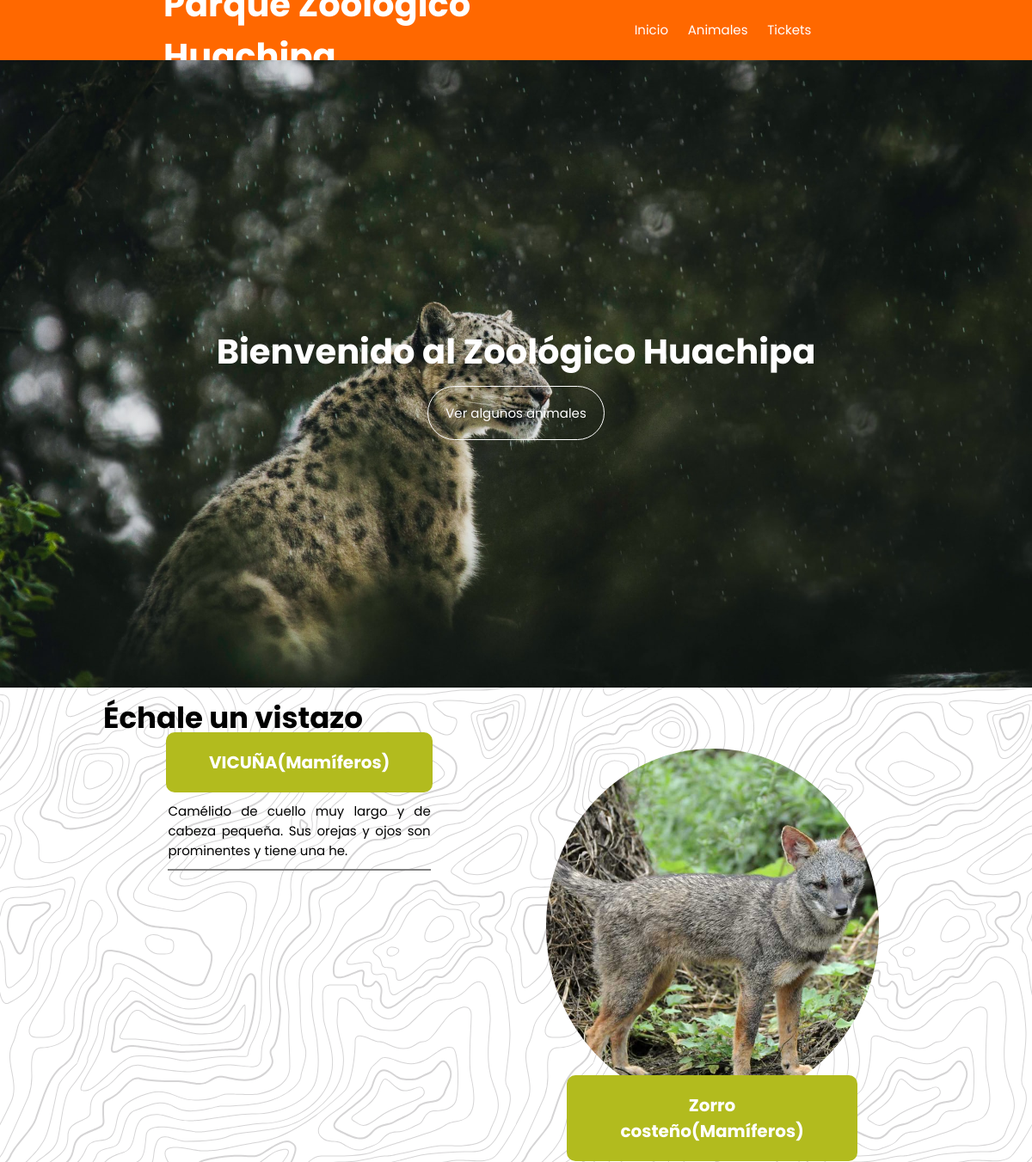
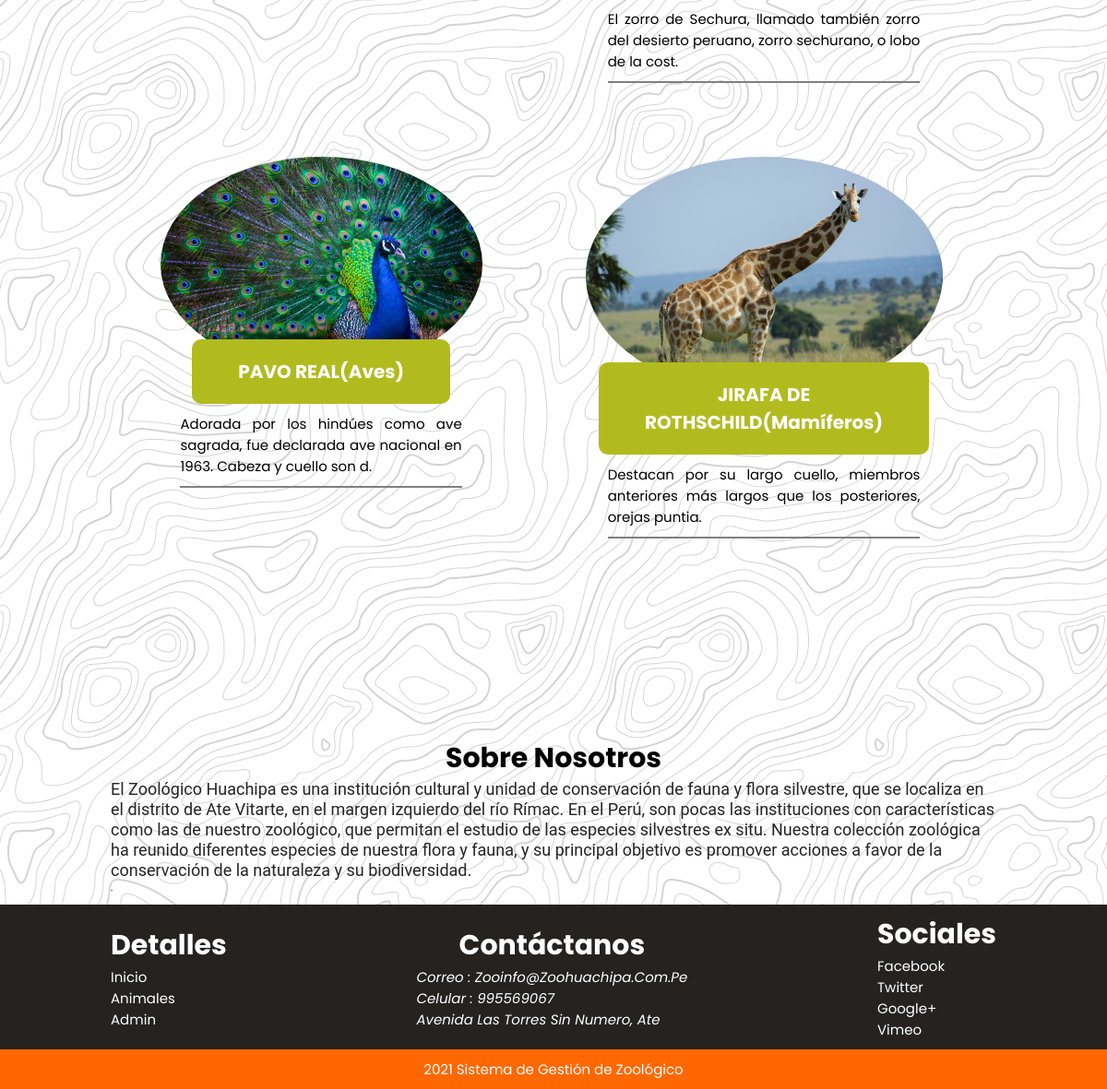
The page / on the database its author committed (2 pictures, top to bottom).
### tables this page shows
CREATE TABLE `tblanimal` (
  `ID` int(10) NOT NULL,
  `AnimalName` varchar(200) DEFAULT NULL,
  `ScientificName` varchar(200) NOT NULL,
  `CageNumber` int(10) DEFAULT NULL,
  `FeedNumber` varchar(200) DEFAULT NULL,
  `Breed` varchar(200) DEFAULT NULL,
  `AnimalImage` varchar(200) DEFAULT NULL,
  `Description` mediumtext DEFAULT NULL,
  `Feeding` text NOT NULL,
  `Reproduction` text NOT NULL,
  `SocialLife` text NOT NULL,
  `StateOfConservation` text NOT NULL,
  `CreationDate` timestamp NOT NULL DEFAULT current_timestamp() ON UPDATE current_timestamp()
);

CREATE TABLE `tblpage` (
  `ID` int(10) NOT NULL,
  `PageType` varchar(200) DEFAULT NULL,
  `PageTitle` varchar(200) DEFAULT NULL,
  `PageDescription` mediumtext DEFAULT NULL,
  `Email` varchar(200) DEFAULT NULL,
  `MobileNumber` bigint(10) DEFAULT NULL,
  `UpdationDate` timestamp NULL DEFAULT NULL ON UPDATE current_timestamp()
);

### index.php (the view, shortened to what this page needs)
<?php
include('includes/dbconnection.php');
?>
<!DOCTYPE HTML>
<html lang="es">
<head>
	<link rel="stylesheet" href="owlcarousel/owl.carousel.min.css">
	<link rel="stylesheet" href="owlcarousel/owl.theme.default.min.css">
	<link rel="stylesheet" href="css/stylesv1.css">
	<link rel="stylesheet" href="css/basicsv1.css">
	<link rel="stylesheet" href="css/headerv1.css">
	<link rel="stylesheet" href="css/specialv1.css">
	<link rel="stylesheet" href="css/footerv1.css">
	<link rel="stylesheet" href="css/responsive.css">
	<link rel="stylesheet" href="css/hamburguesa.css">
	<link rel="stylesheet" href="css/animaciones.css">
	<link rel="stylesheet" href="css/stylesv2.css">
</head>
<body class = "fondo2">
	<header>
		<div class="header">
			<div class="header__logo">
				<h1>Parque Zoológico Huachipa</h1>
			</div>
			<ul class="header__ul">
				<li><a href="index.php">Inicio</a></li>
				<li><a href="animals.php">Animales</a></li>
				<li><a href="tickets.php">Tickets</a></li>
				<li><a href="admin/index.php">Admin</a></li>
			</ul>
		</div>
	</header>
	<div class="owl-carousel owl-theme">
		<div class="slide slide1">
			<div class="slide-content">
				<h1>Bienvenido al Zoológico Huachipa</h1>
				<a class="link_slide" href="#animals">Ver algunos animales</a>
			</div>
		</div>
	</div>
	<main>
		<section>
			<div class="" id="animals">
				<h2>Échale un vistazo</h2>
				<div class="animals-grids">
					<?php
					$query = mysqli_query($con, "select * from tblanimal order by rand() limit 4");
					$i = 0;
					while ($row = mysqli_fetch_array($query)) {
						$i++;
					?>
						<div class="<?php echo "cont" . $i; ?> tarjeta-animales">
							<div class="cont-img">
								<img src="admin/images/<?php echo $row['AnimalImage']; ?>" />
							</div>
							<div class="cont-text">
								<h4><a class="animal-title" href="animal-detail.php?anid=<?php echo $row['ID']; ?>"><?php echo $row['AnimalName']; ?>(<?php echo $row['Breed']; ?>)</a></h4>
								<p style="color:black" class="animal-description"><?php echo substr($row['Description'], 0, 100); ?>.</p>
							</div>
						</div><?php }
								?>
				</div>
			</div>
		</section>
		<section>
			<div class="aboutUs">
				<?php
				$query = mysqli_query($con, "select * from  tblpage where PageType='aboutus'");
				while ($row = mysqli_fetch_array($query)) {
				?>
					<h3><?php echo $row['PageTitle']; ?></h3>
					<p><?php echo $row['PageDescription']; ?>.</p>
				<?php } ?>
			</div>
		</section>
	</main>
	<?php include_once('includes/specialv1.php'); ?>
	<?php include_once('includes/footerv1.php'); ?>
</body>
</html>

### includes/specialv1.php
<div class="section-special">
    <div class="section-container">
        <div class="details">
            <h3>Detalles</h3>
            <ul>
                <li><a href="index.php">Inicio</a></li>
                <li><a href="animals.php">Animales</a></li>
                <li><a href="admin/index.php">Admin</a></li>
            </ul>
        </div>
        <div class="contact">
            <h3>Contáctanos</h3>
            <?php
            $query = mysqli_query($con, "select * from  tblpage where PageType='contactus'");
            while ($row = mysqli_fetch_array($query)) {
            ?>
                <address>
                    <p>Correo : <?php echo $row['Email']; ?></p>
                    <p>Celular : <?php echo $row['MobileNumber']; ?></p>
                    <p><?php echo $row['PageDescription']; ?></p>
                </address><?php } ?>
        </div>
        <div class="social">
            <h3>Sociales</h3>
            <ul>
                <li><a href="https://www.facebook.com/zoohuachipa/?ref=bookmarks">facebook</a></li>
                <li><a href="#">twitter</a></li>
                <li><a href="#">google+</a></li>
                <li><a href="#">vimeo</a></li>
            </ul>
        </div>
    </div>
</div>

### includes/footerv1.php
<footer>
    <div class="cont-footer">
        <p>2021 Sistema de Gestión de Zoológico </p>
    </div>
</footer>

### css/stylesv1.css (style rules this page uses)
.owl-carousel { width: 100%; height: calc(100vh - 7rem); }
.slide { width: 100vw; height: calc(100vh - 7rem); background-size: cover; background-repeat: no-repeat; background-position: center center; display: flex !important; justify-content: center !important; align-content: center !important; }
.slide-content { margin: auto 0; color: white; text-align: center; }
.slide-content h1 { margin-bottom: 3rem; }
.link_slide { border-radius: 10rem; transition: background-color 1s ease; padding: 2rem 2rem; border-radius: 10rem; border: 1px solid white; color: white }
.slide1 { background-image: url("../images/fondo1.jpg"); }
section { width: 80%; margin: 1rem auto; }
.animals-grids { display: grid; grid-template-columns: 3; grid-template-rows: repeat(2, 1fr); row-gap: 2rem; }
.animal-description { text-align: justify; padding-bottom: 1rem; }
.cont-text h4 { text-align: center; }
.cont-text h4 a { color: black; }
.cont1 { grid-column: 1/2; }
.cont2 { grid-column: 2/3; }
.cont3 { grid-column: 1/2; }
.cont4 { grid-column: 2/3; }
.cont-img { text-align: center; }
.cont-img img { width: 80%; }
.cont-text { width: 70%; margin: 0 auto; }
h3 { text-align: center; }
.aboutUs p { text-align: justify; }

### css/basicsv1.css (style rules this page uses)
html { box-sizing: border-box; font-size: 62.5%; scroll-behavior: smooth; }
*, *:before, *:after { box-sizing: inherit; padding: 0; margin: 0; }
body { font-family: 'Poppins', sans-serif; }
h1 { font-size: 4rem; font-weight: 700; }
h2 { font-size: 3.4rem; font-weight: 700; }
h3 { font-size: 3rem; }
p, a, label { font-size: 1.5rem; }
a { text-decoration: none; }
img { max-width: 100%; }
li { list-style: none; }

### css/headerv1.css (style rules this page uses)
:root { --bg-header: #ff6800; --color: white; }
body { font-family: 'Poppins', sans-serif; }
header { background-color: #ff6800; }
.header { width: 70%; margin: 0 auto; display: flex; justify-content: space-between; align-items: center; padding: 0 1rem; height: 7rem; }
.header__ul { gap: 1rem; height: 100%; }
.header__ul li a, .header__logo { color: var(--color); }
.header__ul li a { padding: 0 1rem; display: inline-block; }
.header__ul li { display: inline-block; height: 100%; line-height: 7rem; }

### css/specialv1.css (style rules this page uses)
:root { --bg-color: #25221F; --color: rgb(247, 241, 241); }
.section-special { background-color: var(--bg-color); }
.section-container { width: 80%; margin: 0 auto; display: flex; justify-content: space-between; align-items: center; }
.section-container, .details ul li a, .social ul li a { color: var(--color); text-transform: capitalize; padding: 1rem 0; }
address p font { color: white !important }

### css/footerv1.css (style rules this page uses)
:root { --bg-footer: #ff6800; --color: white; }
footer { background-color: #ff6800; padding: 1rem 0; color: var(--color); text-align: center; }

### css/hamburguesa.css (style rules this page uses)
:root { --bg-header: #FF6800; --color: white; }

### css/animaciones.css (style rules this page uses)
.cont-img { transition: transform 1s ease; }
.cont-info h3, .slide-content { transition: transform 1s ease; }

### rows shown on the page
tblanimal: AnimalName "VICUÑA", Breed "Mamíferos", Description "Camélido de cuello muy largo y de cabeza pequeña. Sus orejas y ojos son prominentes y tiene una he"
tblanimal: AnimalImage (picture), AnimalName "Zorro costeño", Breed "Mamíferos", Description "El zorro de Sechura, llamado también zorro del desierto peruano, zorro sechurano, o lobo de la cost"
tblanimal: AnimalImage (picture), AnimalName "PAVO REAL", Breed "Aves", Description "Adorada por los hindúes como ave sagrada, fue declarada ave nacional en 1963. Cabeza y cuello son d"
tblanimal: AnimalImage (picture), AnimalName "JIRAFA DE ROTHSCHILD", Breed "Mamíferos", Description "Destacan por su largo cuello, miembros anteriores más largos que los posteriores, orejas puntia"
tblpage: PageTitle "Sobre Nosotros", PageDescription "El Zoológico Huachipa es una institución cultural y unidad de conservación de fauna y flora silvestre, que se localiza en el distrito de Ate Vitarte, en el margen izquierdo del río Rímac. En el Perú, son pocas las instituciones con características como las de nuestro zoológico, que permitan el estudio de las especies silvestres ex situ. Nuestra colección zoológica ha reunido diferentes especies de nuestra flora y fauna, y su principal objetivo es promover acciones a favor de la conservación de la naturaleza y su biodiversidad."
tblpage: Email "Zooinfo@zoohuachipa.com.pe", MobileNumber "995569067", PageDescription "Avenida Las Torres Sin Numero, Ate"
